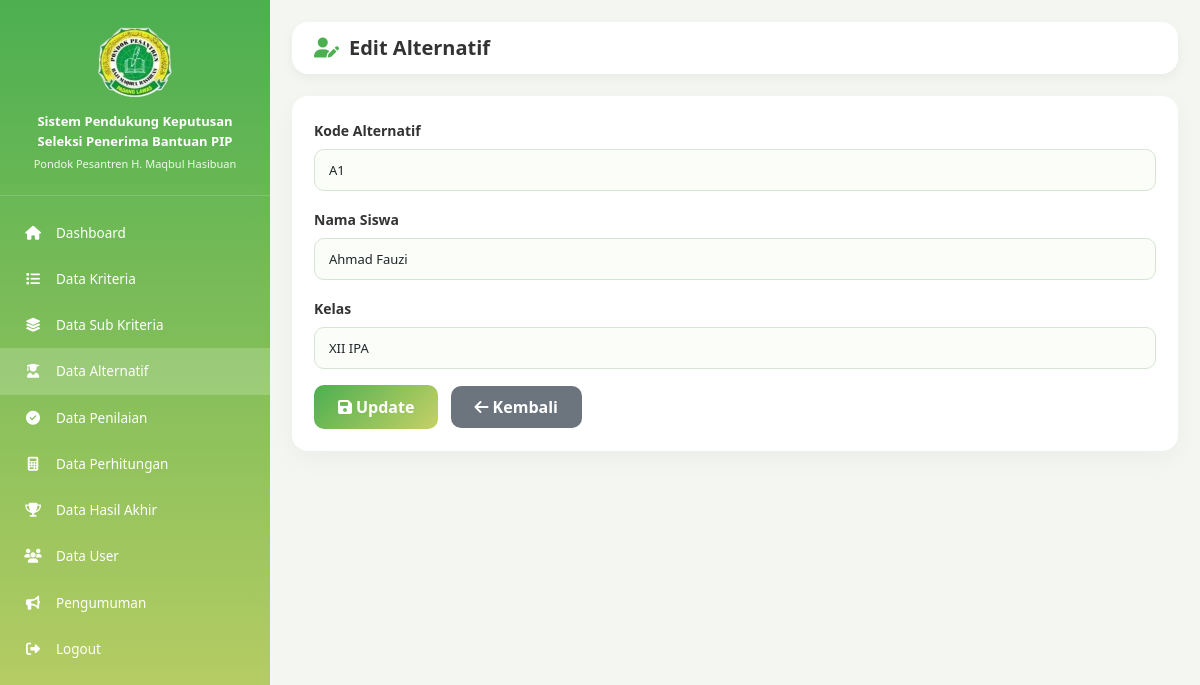
The page /views/admin/alternatif/edit.php?id=1 (signed in) on the database its author committed.
### tables this page shows
CREATE TABLE IF NOT EXISTS siswa (
    id INT AUTO_INCREMENT PRIMARY KEY,
    kode_alternatif VARCHAR(10) UNIQUE,
    nama VARCHAR(100),
    kelas VARCHAR(50),
    created_at TIMESTAMP DEFAULT CURRENT_TIMESTAMP
);

### views/admin/alternatif/edit.php (the view, shortened to what this page needs)
<?php
require_once '../../../config/koneksi.php';
$id = intval($_GET['id'] ?? 0);
$stmt = mysqli_prepare($koneksi, "SELECT * FROM siswa WHERE id=?");
mysqli_stmt_bind_param($stmt, "i", $id);
mysqli_stmt_execute($stmt);
$siswa = mysqli_fetch_assoc(mysqli_stmt_get_result($stmt));
?>
<!DOCTYPE html>
<html lang="en"><head><?php include '../../layouts/head.php'; ?></head>
<body><?php include '../../layouts/sidebar_admin.php'; ?>
<div class="content">
    <div class="navbar-custom"><div class="page-title"><i class="fa fa-user-edit"></i><h4>Edit Alternatif</h4></div></div>
    <div class="card-custom">
        <form method="POST">
            <div class="mb-3"><label class="form-label fw-bold small">Kode Alternatif</label><input type="text" name="kode_alternatif" class="form-control" required value="<?php echo htmlspecialchars($siswa['kode_alternatif']); ?>"></div>
            <div class="mb-3"><label class="form-label fw-bold small">Nama Siswa</label><input type="text" name="nama" class="form-control" required value="<?php echo htmlspecialchars($siswa['nama']); ?>"></div>
            <div class="mb-3"><label class="form-label fw-bold small">Kelas</label><input type="text" name="kelas" class="form-control" value="<?php echo htmlspecialchars($siswa['kelas'] ?? ''); ?>"></div>
            <button type="submit" class="btn-simpan"><i class="fa fa-save me-1"></i>Update</button>
            <a href="index.php" class="btn-batal ms-2"><i class="fa fa-arrow-left me-1"></i>Kembali</a>
        </form>
    </div>
</div>
<?php include '../../layouts/footer.php'; ?></body></html>

### public/assets/css/style.css (style rules this page uses)
:root { --primary: #4caf50; --primary-dark: #388e3c; --primary-light: #c6d166; --bg: #f4f7f1; --card-bg: #ffffff; --text: #333333; --text-muted: #777777; --border: #d6e4d3; --sidebar-w: 270px; --radius: 16px; --radius-sm: 10px; --shadow: 0 4px 12px rgba(0,0,0,0.05); --shadow-lg: 0 8px 24px rgba(0,0,0,0.04); --transition: 0.3s ease; }
* { margin: 0; padding: 0; box-sizing: border-box; }
body { font-family: 'Segoe UI', Arial, Helvetica, sans-serif; background: var(--bg); overflow-x: hidden; color: var(--text); }
a { text-decoration: none; color: inherit; }
.content { margin-left: var(--sidebar-w); padding: 22px; min-height: 100vh; transition: margin-left var(--transition); }
.navbar-custom { background: var(--card-bg); padding: 14px 22px; border-radius: var(--radius); display: flex; justify-content: space-between; align-items: center; box-shadow: var(--shadow); margin-bottom: 22px; flex-wrap: wrap; gap: 10px; }
.page-title { display: flex; align-items: center; gap: 10px; }
.page-title i { font-size: 20px; color: var(--primary); }
.page-title h4 { margin: 0; font-size: 20px; font-weight: bold; color: var(--text); }
.card-custom { background: var(--card-bg); border-radius: var(--radius); border: none; box-shadow: var(--shadow-lg); padding: 22px; margin-bottom: 22px; }
.form-control, .form-select { height: 42px; border-radius: var(--radius-sm); border: 1px solid var(--border); background: #fafdf8; padding-left: 14px; font-size: 13px; }
.btn-simpan { background: linear-gradient(135deg, var(--primary), var(--primary-light)); color: white; border: none; border-radius: var(--radius-sm); padding: 10px 24px; font-weight: bold; transition: var(--transition); min-height: 44px; }
.btn-batal { background: #6c757d; color: white; border: none; border-radius: var(--radius-sm); padding: 10px 24px; font-weight: bold; min-height: 44px; transition: var(--transition); }

### rows shown on the page
siswa: kode_alternatif "A1", nama "Ahmad Fauzi", kelas "XII IPA"
